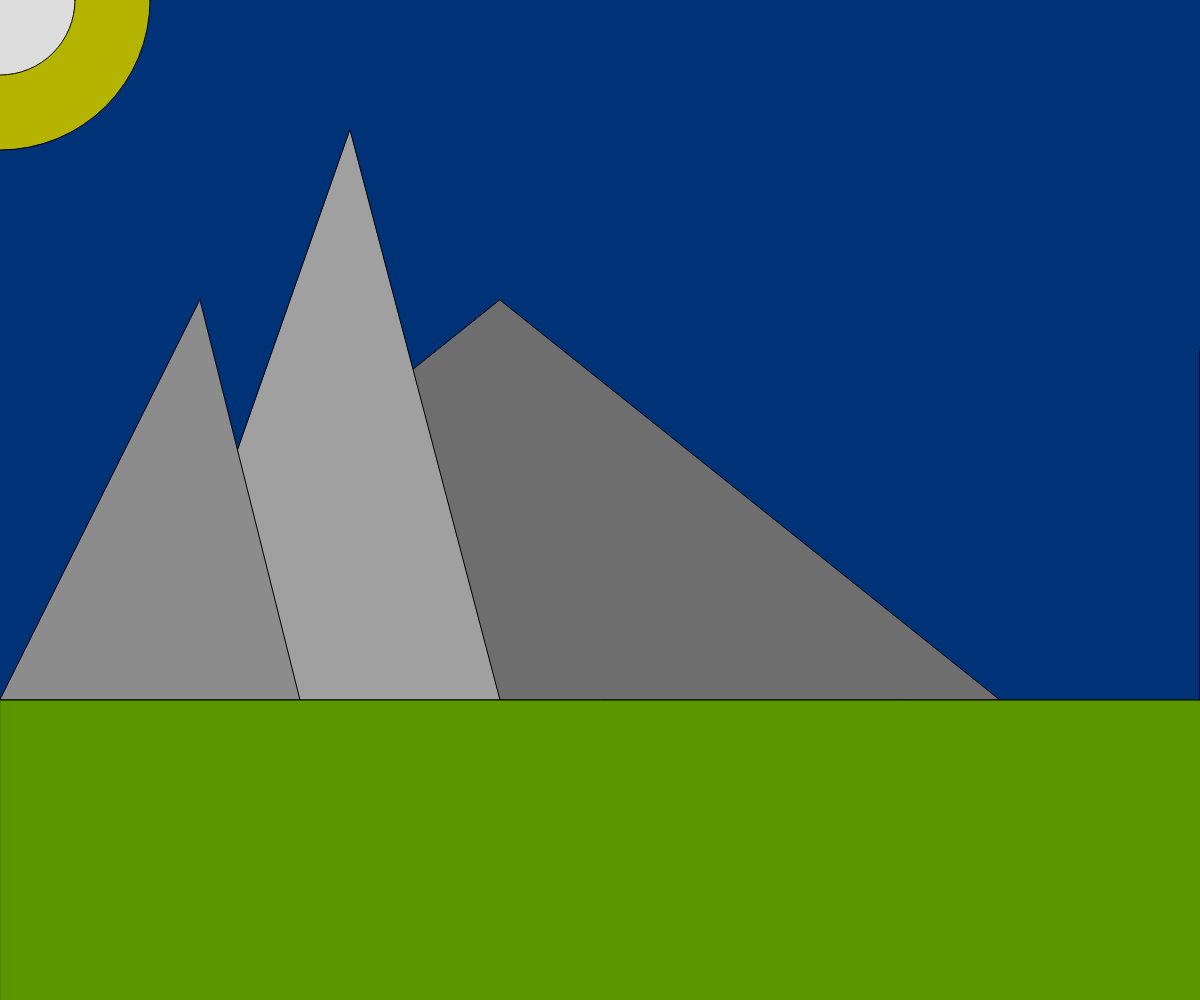
Frame 1 (no input)
Frame 60 (no input): identical to frame 1, image omitted
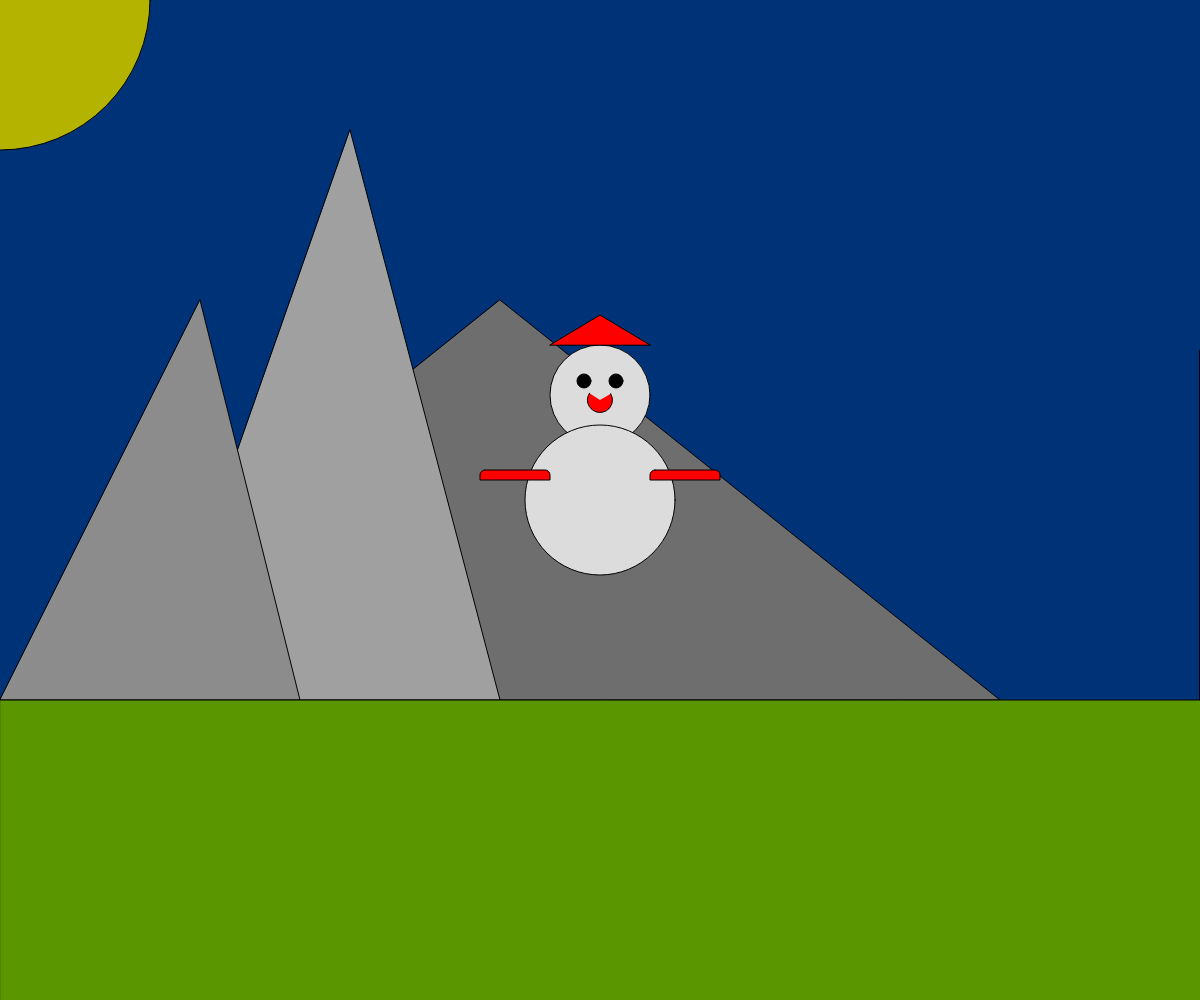
Frame 120 (the mouse pressed at the canvas centre since frame 60)

The p5.js sketch that drew these frames (run headless with seeded random() and noise() and a simulated clock; from frame 60 on, the mouse is pressed at the canvas centre):

// p5.js sketch
// ── sketch.js
// Project Title
// Your Name
// Date
//
// Extra for Experts:
// - describe what you did to take this project "above and beyond"

function setup() {
  createCanvas(windowWidth, windowHeight);
}

function draw() {
  background(0,50,120);
  if(keyIsPressed === true){
  background(random(0,255),random(0,255),random(0,255))
}

  fill(110);
  triangle(0,700,1000,700,500,300);

  fill(160);
  triangle(150,700,500,700,350,130);

  fill(140)
  triangle(0,700,300,700,200,300)

  fill(90,150,0)
  rect(0,700,2000,700,0,0,0,0)

  fill(80)
  rect(1200,350,200,350,0,0,0,0)
  circle()

  fill(180,180,0)
  circle(0,0,300)

  fill(220)
  circle(mouseX,mouseY-105,100)
  circle(mouseX,mouseY,150)
  fill(0)
  circle(mouseX-16,mouseY-119,14)
  circle(mouseX+16,mouseY-119,14)
  fill(255,0,0)
  triangle(mouseX-50,mouseY-155,mouseX,mouseY-185,mouseX+50,mouseY-155)

 if(mouseIsPressed === true){
  arc(mouseX, mouseY-100, 25, 25, 100, 10, PI + QUARTER_PI, CHORD);
  rect(mouseX-120,mouseY-30,70,10,30,30,0,0)
  rect(mouseX+50,mouseY-30,70,10,30,30,0,0)
 }

  else{fill(255,0,0)
  triangle(mouseX-50,mouseY-155,mouseX,mouseY-185,mouseX+50,mouseY-155)
  fill(0)
  rect(mouseX-120,mouseY-30,70,10,30,30,0,0)
  rect(mouseX+50,mouseY-30,70,10,30,30,0,0)
  rect(mouseX-25,mouseY-100,50,5,30,30,0,0)
}  


}
